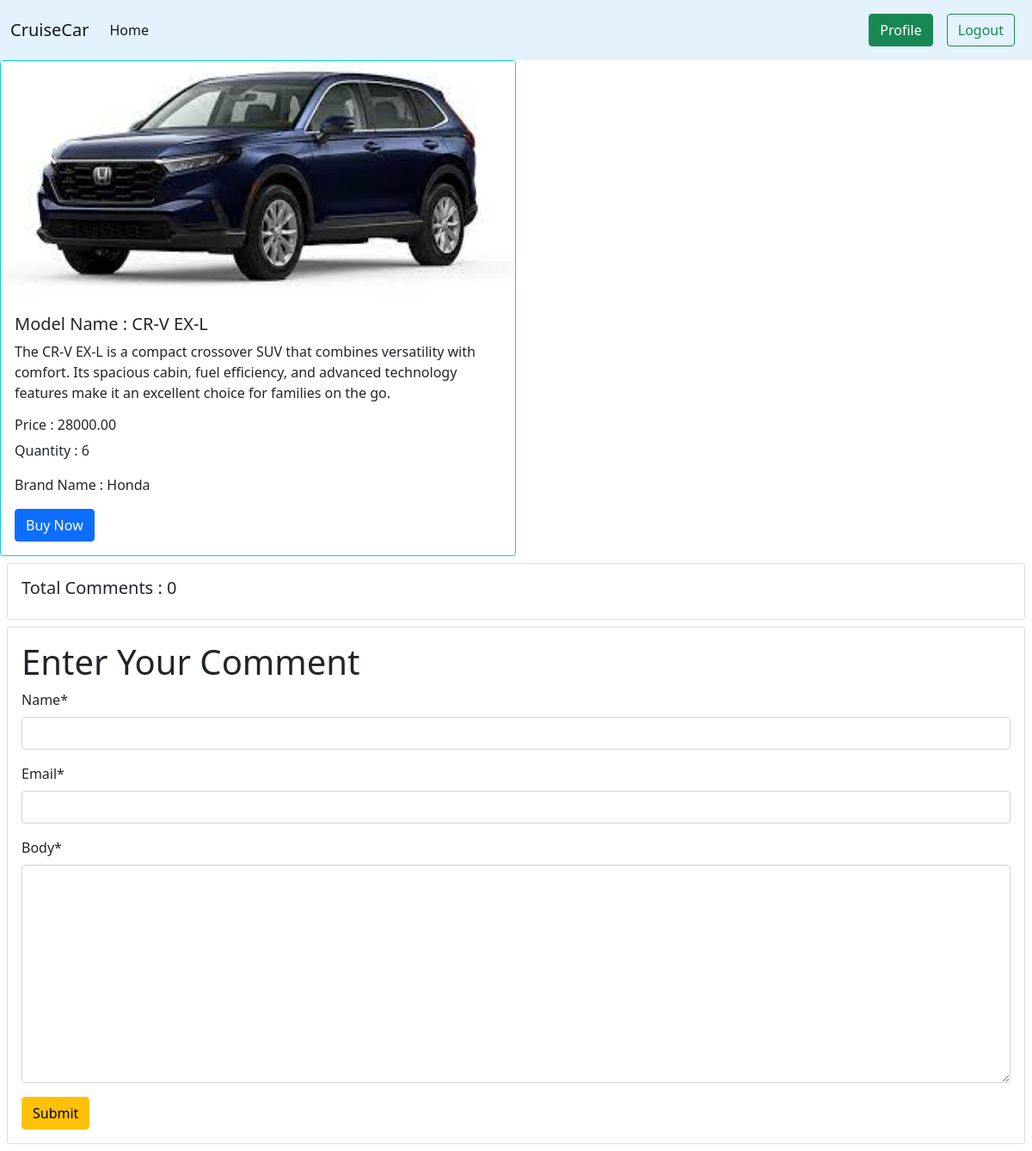
/car/details/4/ (signed in), run on the app's committed database.
### car/models.py (models this page shows, shortened)
class Car(models.Model):
    name = models.CharField(max_length=100)
    description = models.TextField()
    image = models.ImageField(upload_to='car/media/uploads/')
    price = models.DecimalField(max_digits=10, decimal_places=2)
    quantity = models.PositiveIntegerField(default=0)
    brand = models.ForeignKey(Brand, on_delete=models.CASCADE)

### brand/models.py (models this page shows)
class Brand(models.Model):
    name = models.CharField(max_length=100)
    slug = models.SlugField(max_length=100,unique=True, null=True, blank=True)
    def __str__(self):
        return self.name

### car/views.py (the view, shortened to what this page needs)
# urls.py: path('details/<int:id>/', views.DetailCarView.as_view(), name='detail_car_view'),
@method_decorator(login_required, name='dispatch')
class DetailCarView(DetailView):
    model = models.Car
    pk_url_kwarg = 'id'
    template_name = 'car_details.html'
    def get_context_data(self, **kwargs):
        context = super().get_context_data(**kwargs)
        car = self.object
        comments = car.comments.all()
        comment_form = forms.CommentForm()
        context['comments'] = comments
        context['comment_form'] = comment_form
        return context

### car/forms.py
class CommentForm(forms.ModelForm):
    class Meta:
        model = Comment
        fields = ['name', 'email', 'body']

### car/templates/car_details.html (shortened to what this page needs)
{% extends 'base.html' %}
{% load crispy_forms_tags %}
{% block content %}
        <div class="col-6  card border-info m-5>
            <div class="m-5 ">
                <img src="{{car.image.url}}" class="card-img-top" alt="...">
                <div class="card-body">
                    <h5 class="card-title">Model Name : {{car.name}}</h5>
                    <p class="card-text">{{car.description}}</p>
                    <h6 class="card-text">Price : {{car.price}}</h6>
                    <p class="card-text">Quantity : {{car.quantity}}</p>
                    <p class="card-text">Brand Name : {{car.brand}}</p>
                    <a href="{% url 'buy_now' car.id %}" class="text-decoration-none text-white btn btn-primary">Buy Now</a>
                </div>
            </div>
        <div class="card m-2">
            <h5 class="p-3">Total Comments : {{comments | length}}</h5>
        </div>
        <div class="card m-2">
            <div class="card-body">
                <form method="post">
                    <h1>Enter Your Comment</h1>
                    {{comment_form | crispy}}
                    <button class="btn btn-warning">Submit</button>
            </div>
        </div>
{% endblock %}

### data on the page
Car: image (picture), name "CR-V EX-L", description "The CR-V EX-L is a compact crossover SUV that combines versatility with comfort. Its spacious cabin, fuel efficiency, and advanced technology features make it an excellent choice for families on the go.", price "28000.00", quantity "6", brand "Honda"

### other printed values
{{ comments | length }} "0"
